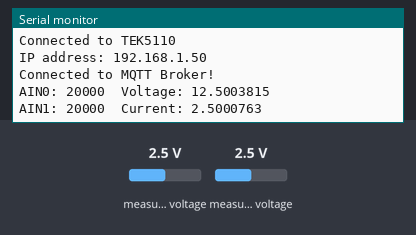
This sketch was run on a simulated ESP8266 (NodeMCU). Shown: the last lines printed to the serial monitor. The inputs (shaded band) are chosen by the test bench; at power-on: measured voltage 2.5 V. WiFi joins after 1.5 s; servers stay silent unless stated; no MQTT or app messages arrive unless stated.

Above: at 4.7 s.
4.8 s: measured voltage (sensor 200) set to 0.1 V
At 6.1 s:
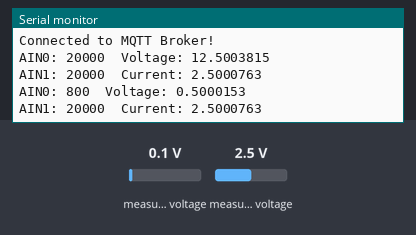
6.3 s: measured voltage (sensor 201) set to 0.1 V
At 7.7 s:
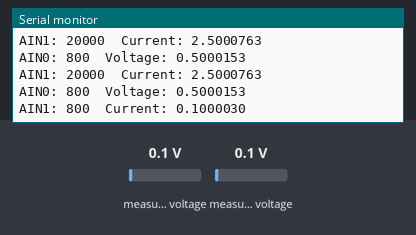
7.8 s: measured voltage (sensor 200) set to 1.2 V
9.3 s: measured voltage (sensor 201) set to 1.2 V
At 10.5 s:
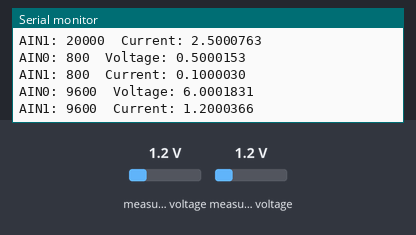
Timing chart, 0 to 11.8 s (numbered marks = the images above; inputs shaded):
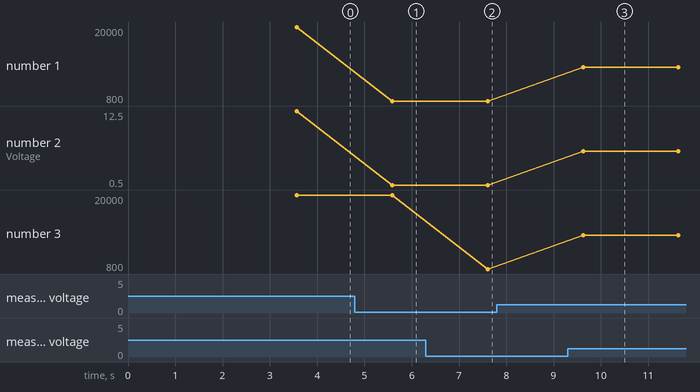

Measured:
- after the input at 4.8 s, the serial monitor: prints a new line after 0.79 s (image 1)
- after the input at 6.3 s, the serial monitor: prints a new line after 1.3 s (image 2)
- after the input at 9.3 s, the serial monitor: prints a new line after 0.32 s (image 3)
- plotted number 1: 20000 → 800 after the input at 4.8 s
- plotted number 2: 12.5 → 0.5 after the input at 4.8 s

The sketch:

MQTT_power.ino
```cpp
#include <ESP8266WiFi.h>
#include <Wire.h>
#include <Adafruit_ADS1015.h>
#include <PubSubClient.h> // Allows us to connect to, and publish to the MQTT broker

/* Set these to your desired credentials. */
const char* ssid = "TEK5110";  //ENTER YOUR WIFI SETTINGS
const char* wifi_password = "UioTEK5110";

// MQTT
// Make sure to update this for your own MQTT Broker!
const char* mqtt_server = "192.168.1.7";
const char* mqtt_topic = "powerConsumption";
// The client id identifies the ESP8266 device. Think of it a bit like a hostname (Or just a name, like Greg).
const char* clientID = "ESP02";


Adafruit_ADS1115 ads(0x48);
float Voltage = 0.0, Current = 0, power=0;
//=======================================================================
//                    Power on setup
//=======================================================================
// Initialise the WiFi and MQTT Client objects
WiFiClient wifiClient;
PubSubClient client(mqtt_server, 1883, wifiClient); // 1883 is the listener port for the Broker

void setup() {
  delay(1000);
  Serial.begin(115200);
  WiFi.mode(WIFI_OFF);        //Prevents reconnection issue (taking too long to connect)
  delay(1000);
  WiFi.mode(WIFI_STA);        //Only Station No AP, This line hides the viewing of ESP as wifi hotspot

  WiFi.begin(ssid, wifi_password);     //Connect to your WiFi router
  Serial.println("");

  Serial.print("Connecting");
  // Wait for connection
  while (WiFi.status() != WL_CONNECTED) {
    delay(500);
    Serial.print(".");
  }

  //If connection successful show IP address in serial monitor
  Serial.println("");
  Serial.print("Connected to ");
  Serial.println(ssid);
  Serial.print("IP address: ");
  Serial.println(WiFi.localIP());  //IP address assigned to your ESP

  // Connect to MQTT Broker
  // client.connect returns a boolean value to let us know if the connection was successful.
  if (client.connect(clientID)) {
    Serial.println("Connected to MQTT Broker!");
  }
  else {
    Serial.println("Connection to MQTT Broker failed...");
  }

  ads.setGain(GAIN_ONE);
  ads.begin();   // start analog-to-digital convertor
}

//=======================================================================
//                    Main Program Loop
//=======================================================================
void loop() {
  int16_t adc0, adc1;

  adc0 = ads.readADC_SingleEnded(0);
  adc1 = ads.readADC_SingleEnded(1);
  Voltage = ((adc0 * 4.096)/32767)*5;
  Current = (adc1 * 4.096) / 32767;
  Serial.print("AIN0: ");
  Serial.print(adc0);
  Serial.print("\tVoltage: ");
  Serial.println(Voltage, 7);

  Serial.print("AIN1: ");
  Serial.print(adc1);
  Serial.print("\tCurrent: ");
  Serial.println(Current, 7);


  power = Voltage * Current;
  char power_str[20];
  sprintf(power_str, "%f", power);

  if (client.publish(mqtt_topic, power_str)) {
  }
  // Again, client.publish will return a boolean value depending on whether it succeded or not.
  // If the message failed to send, we will try again, as the connection may have broken.
  else {
    Serial.println("Message failed to send. Reconnecting to MQTT Broker and trying again");
    client.connect(clientID);
    delay(10); // This delay ensures that client.publish doesn't clash with the client.connect call
    client.publish(mqtt_topic, power_str);
  }


  delay(2000);  //POST Data at every 2 seconds
}
```
